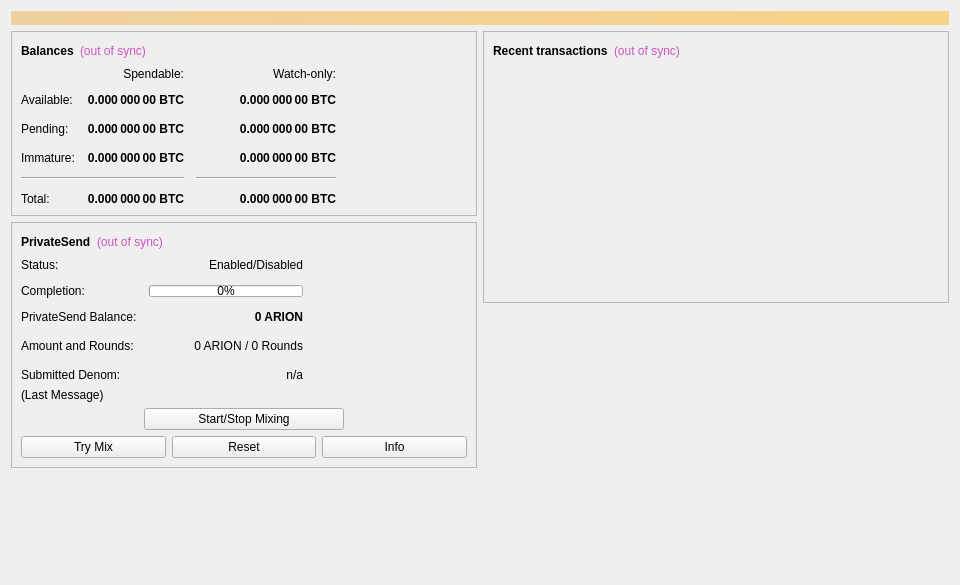
<?xml version="1.0" encoding="UTF-8"?>
<ui version="4.0">
 <class>OverviewPage</class>
 <widget class="QWidget" name="OverviewPage">
  <property name="geometry">
   <rect>
    <x>0</x>
    <y>0</y>
    <width>960</width>
    <height>585</height>
   </rect>
  </property>
  <property name="minimumSize">
   <size>
    <width>960</width>
    <height>0</height>
   </size>
  </property>
  <property name="windowTitle">
   <string>Form</string>
  </property>
  <layout class="QVBoxLayout" name="topLayout">
   <item>
    <widget class="QLabel" name="labelAlerts">
     <property name="visible">
      <bool>false</bool>
     </property>
     <property name="styleSheet">
      <string notr="true">QLabel { background-color: qlineargradient(x1: 0, y1: 0, x2: 1, y2: 0, stop:0 #F0D0A0, stop:1 #F8D488); color:#000000; }</string>
     </property>
     <property name="wordWrap">
      <bool>true</bool>
     </property>
     <property name="margin">
      <number>3</number>
     </property>
     <property name="textInteractionFlags">
      <set>Qt::TextSelectableByMouse</set>
     </property>
    </widget>
   </item>
   <item>
    <layout class="QHBoxLayout" name="horizontalLayout" stretch="1,1">
     <item>
      <layout class="QVBoxLayout" name="verticalLayout_2">
       <item>
        <widget class="QFrame" name="frame">
         <property name="frameShape">
          <enum>QFrame::StyledPanel</enum>
         </property>
         <property name="frameShadow">
          <enum>QFrame::Raised</enum>
         </property>
         <layout class="QVBoxLayout" name="verticalLayout_4">
          <item>
           <layout class="QHBoxLayout" name="horizontalLayout_4">
            <item>
             <widget class="QLabel" name="label_5">
              <property name="font">
               <font>
                <weight>75</weight>
                <bold>true</bold>
               </font>
              </property>
              <property name="text">
               <string>Balances</string>
              </property>
             </widget>
            </item>
            <item>
             <widget class="QLabel" name="labelWalletStatus">
              <property name="toolTip">
               <string>The displayed information may be out of date. Your wallet automatically synchronizes with the Arion network after a connection is established, but this process has not completed yet.</string>
              </property>
              <property name="styleSheet">
               <string notr="true">QLabel { color: #ce53c2; }</string>
              </property>
              <property name="text">
               <string notr="true">(out of sync)</string>
              </property>
              <property name="alignment">
               <set>Qt::AlignLeading|Qt::AlignLeft|Qt::AlignVCenter</set>
              </property>
             </widget>
            </item>
            <item>
             <spacer name="horizontalSpacer_3">
              <property name="orientation">
               <enum>Qt::Horizontal</enum>
              </property>
              <property name="sizeHint" stdset="0">
               <size>
                <width>40</width>
                <height>20</height>
               </size>
              </property>
             </spacer>
            </item>
           </layout>
          </item>
          <item>
           <layout class="QGridLayout" name="gridLayout">
            <property name="spacing">
             <number>12</number>
            </property>
            <item row="2" column="2">
             <widget class="QLabel" name="labelWatchPending">
              <property name="font">
               <font>
                <weight>75</weight>
                <bold>true</bold>
               </font>
              </property>
              <property name="cursor">
               <cursorShape>IBeamCursor</cursorShape>
              </property>
              <property name="toolTip">
               <string>Unconfirmed transactions to watch-only addresses</string>
              </property>
              <property name="text">
               <string notr="true">0.000 000 00 BTC</string>
              </property>
              <property name="alignment">
               <set>Qt::AlignRight|Qt::AlignTrailing|Qt::AlignVCenter</set>
              </property>
              <property name="textInteractionFlags">
               <set>Qt::LinksAccessibleByMouse|Qt::TextSelectableByKeyboard|Qt::TextSelectableByMouse</set>
              </property>
             </widget>
            </item>
            <item row="2" column="1">
             <widget class="QLabel" name="labelUnconfirmed">
              <property name="font">
               <font>
                <weight>75</weight>
                <bold>true</bold>
               </font>
              </property>
              <property name="cursor">
               <cursorShape>IBeamCursor</cursorShape>
              </property>
              <property name="toolTip">
               <string>Total of transactions that have yet to be confirmed, and do not yet count toward the spendable balance</string>
              </property>
              <property name="text">
               <string notr="true">0.000 000 00 BTC</string>
              </property>
              <property name="alignment">
               <set>Qt::AlignRight|Qt::AlignTrailing|Qt::AlignVCenter</set>
              </property>
              <property name="textInteractionFlags">
               <set>Qt::LinksAccessibleByMouse|Qt::TextSelectableByKeyboard|Qt::TextSelectableByMouse</set>
              </property>
             </widget>
            </item>
            <item row="3" column="2">
             <widget class="QLabel" name="labelWatchImmature">
              <property name="font">
               <font>
                <weight>75</weight>
                <bold>true</bold>
               </font>
              </property>
              <property name="cursor">
               <cursorShape>IBeamCursor</cursorShape>
              </property>
              <property name="toolTip">
               <string>Mined balance in watch-only addresses that has not yet matured</string>
              </property>
              <property name="text">
               <string notr="true">0.000 000 00 BTC</string>
              </property>
              <property name="alignment">
               <set>Qt::AlignRight|Qt::AlignTrailing|Qt::AlignVCenter</set>
              </property>
              <property name="textInteractionFlags">
               <set>Qt::LinksAccessibleByMouse|Qt::TextSelectableByKeyboard|Qt::TextSelectableByMouse</set>
              </property>
             </widget>
            </item>
            <item row="4" column="0" colspan="2">
             <widget class="Line" name="lineSpendableBalance">
              <property name="orientation">
               <enum>Qt::Horizontal</enum>
              </property>
             </widget>
            </item>
            <item row="4" column="2">
             <widget class="Line" name="lineWatchBalance">
              <property name="sizePolicy">
               <sizepolicy hsizetype="Preferred" vsizetype="Fixed">
                <horstretch>0</horstretch>
                <verstretch>0</verstretch>
               </sizepolicy>
              </property>
              <property name="minimumSize">
               <size>
                <width>140</width>
                <height>0</height>
               </size>
              </property>
              <property name="orientation">
               <enum>Qt::Horizontal</enum>
              </property>
             </widget>
            </item>
            <item row="5" column="0">
             <widget class="QLabel" name="labelTotalText">
              <property name="text">
               <string>Total:</string>
              </property>
             </widget>
            </item>
            <item row="3" column="1">
             <widget class="QLabel" name="labelImmature">
              <property name="font">
               <font>
                <weight>75</weight>
                <bold>true</bold>
               </font>
              </property>
              <property name="cursor">
               <cursorShape>IBeamCursor</cursorShape>
              </property>
              <property name="toolTip">
               <string>Mined balance that has not yet matured</string>
              </property>
              <property name="text">
               <string notr="true">0.000 000 00 BTC</string>
              </property>
              <property name="alignment">
               <set>Qt::AlignRight|Qt::AlignTrailing|Qt::AlignVCenter</set>
              </property>
              <property name="textInteractionFlags">
               <set>Qt::LinksAccessibleByMouse|Qt::TextSelectableByKeyboard|Qt::TextSelectableByMouse</set>
              </property>
             </widget>
            </item>
            <item row="2" column="3">
             <spacer name="horizontalSpacer_2">
              <property name="orientation">
               <enum>Qt::Horizontal</enum>
              </property>
              <property name="sizeHint" stdset="0">
               <size>
                <width>40</width>
                <height>20</height>
               </size>
              </property>
             </spacer>
            </item>
            <item row="3" column="0">
             <widget class="QLabel" name="labelImmatureText">
              <property name="text">
               <string>Immature:</string>
              </property>
             </widget>
            </item>
            <item row="5" column="1">
             <widget class="QLabel" name="labelTotal">
              <property name="font">
               <font>
                <weight>75</weight>
                <bold>true</bold>
               </font>
              </property>
              <property name="cursor">
               <cursorShape>IBeamCursor</cursorShape>
              </property>
              <property name="toolTip">
               <string>Your current total balance</string>
              </property>
              <property name="text">
               <string notr="true">0.000 000 00 BTC</string>
              </property>
              <property name="alignment">
               <set>Qt::AlignRight|Qt::AlignTrailing|Qt::AlignVCenter</set>
              </property>
              <property name="textInteractionFlags">
               <set>Qt::LinksAccessibleByMouse|Qt::TextSelectableByKeyboard|Qt::TextSelectableByMouse</set>
              </property>
             </widget>
            </item>
            <item row="5" column="2">
             <widget class="QLabel" name="labelWatchTotal">
              <property name="font">
               <font>
                <weight>75</weight>
                <bold>true</bold>
               </font>
              </property>
              <property name="cursor">
               <cursorShape>IBeamCursor</cursorShape>
              </property>
              <property name="toolTip">
               <string>Current total balance in watch-only addresses</string>
              </property>
              <property name="text">
               <string notr="true">0.000 000 00 BTC</string>
              </property>
              <property name="alignment">
               <set>Qt::AlignRight|Qt::AlignTrailing|Qt::AlignVCenter</set>
              </property>
              <property name="textInteractionFlags">
               <set>Qt::LinksAccessibleByMouse|Qt::TextSelectableByKeyboard|Qt::TextSelectableByMouse</set>
              </property>
             </widget>
            </item>
            <item row="0" column="2">
             <widget class="QLabel" name="labelWatchonly">
              <property name="text">
               <string>Watch-only:</string>
              </property>
              <property name="alignment">
               <set>Qt::AlignRight|Qt::AlignTrailing|Qt::AlignVCenter</set>
              </property>
             </widget>
            </item>
            <item row="1" column="0">
             <widget class="QLabel" name="labelBalanceText">
              <property name="text">
               <string>Available:</string>
              </property>
             </widget>
            </item>
            <item row="1" column="1">
             <widget class="QLabel" name="labelBalance">
              <property name="font">
               <font>
                <weight>75</weight>
                <bold>true</bold>
               </font>
              </property>
              <property name="cursor">
               <cursorShape>IBeamCursor</cursorShape>
              </property>
              <property name="toolTip">
               <string>Your current spendable balance</string>
              </property>
              <property name="text">
               <string notr="true">0.000 000 00 BTC</string>
              </property>
              <property name="alignment">
               <set>Qt::AlignRight|Qt::AlignTrailing|Qt::AlignVCenter</set>
              </property>
              <property name="textInteractionFlags">
               <set>Qt::LinksAccessibleByMouse|Qt::TextSelectableByKeyboard|Qt::TextSelectableByMouse</set>
              </property>
             </widget>
            </item>
            <item row="1" column="2">
             <widget class="QLabel" name="labelWatchAvailable">
              <property name="font">
               <font>
                <weight>75</weight>
                <bold>true</bold>
               </font>
              </property>
              <property name="cursor">
               <cursorShape>IBeamCursor</cursorShape>
              </property>
              <property name="toolTip">
               <string>Your current balance in watch-only addresses</string>
              </property>
              <property name="text">
               <string notr="true">0.000 000 00 BTC</string>
              </property>
              <property name="alignment">
               <set>Qt::AlignRight|Qt::AlignTrailing|Qt::AlignVCenter</set>
              </property>
              <property name="textInteractionFlags">
               <set>Qt::LinksAccessibleByMouse|Qt::TextSelectableByKeyboard|Qt::TextSelectableByMouse</set>
              </property>
             </widget>
            </item>
            <item row="2" column="0">
             <widget class="QLabel" name="labelPendingText">
              <property name="text">
               <string>Pending:</string>
              </property>
             </widget>
            </item>
            <item row="0" column="1">
             <widget class="QLabel" name="labelSpendable">
              <property name="text">
               <string>Spendable:</string>
              </property>
              <property name="alignment">
               <set>Qt::AlignRight|Qt::AlignTrailing|Qt::AlignVCenter</set>
              </property>
             </widget>
            </item>
           </layout>
          </item>
         </layout>
        </widget>
       </item>
       <item>
        <widget class="QFrame" name="framePrivateSend">
         <property name="layoutDirection">
          <enum>Qt::LeftToRight</enum>
         </property>
         <property name="frameShape">
          <enum>QFrame::StyledPanel</enum>
         </property>
         <property name="frameShadow">
          <enum>QFrame::Raised</enum>
         </property>
         <layout class="QVBoxLayout" name="VerticalLayout_PS1">
          <item>
           <layout class="QHBoxLayout" name="horizontalLayout_5">
            <item>
             <widget class="QLabel" name="labelPrivateSendHeader">
              <property name="font">
               <font>
                <weight>75</weight>
                <bold>true</bold>
               </font>
              </property>
              <property name="text">
               <string>PrivateSend</string>
              </property>
             </widget>
            </item>
            <item>
             <widget class="QLabel" name="labelPrivateSendSyncStatus">
              <property name="toolTip">
               <string>The displayed information may be out of date. Your wallet automatically synchronizes with the Arion network after a connection is established, but this process has not completed yet.</string>
              </property>
              <property name="styleSheet">
               <string notr="true">QLabel { color: #ce53c2; }</string>
              </property>
              <property name="text">
               <string notr="true">(out of sync)</string>
              </property>
              <property name="alignment">
               <set>Qt::AlignLeading|Qt::AlignLeft|Qt::AlignVCenter</set>
              </property>
             </widget>
            </item>
            <item>
             <spacer name="horizontalSpacer_4">
              <property name="orientation">
               <enum>Qt::Horizontal</enum>
              </property>
              <property name="sizeHint" stdset="0">
               <size>
                <width>40</width>
                <height>20</height>
               </size>
              </property>
             </spacer>
            </item>
           </layout>
          </item>
          <item>
           <layout class="QGridLayout" name="gridLayout_2">
            <property name="spacing">
             <number>12</number>
            </property>
            <item row="2" column="0">
             <widget class="QLabel" name="labelCompletitionText">
              <property name="text">
               <string>Completion:</string>
              </property>
              <property name="alignment">
               <set>Qt::AlignLeading|Qt::AlignLeft|Qt::AlignVCenter</set>
              </property>
             </widget>
            </item>
            <item row="4" column="1">
             <widget class="QLabel" name="labelAmountRounds">
              <property name="text">
               <string>0 ARION / 0 Rounds</string>
              </property>
              <property name="alignment">
               <set>Qt::AlignRight|Qt::AlignTrailing|Qt::AlignVCenter</set>
              </property>
             </widget>
            </item>
            <item row="3" column="0">
             <widget class="QLabel" name="labelAnonymizedText">
              <property name="text">
               <string>PrivateSend Balance:</string>
              </property>
              <property name="alignment">
               <set>Qt::AlignLeading|Qt::AlignLeft|Qt::AlignVCenter</set>
              </property>
             </widget>
            </item>
            <item row="3" column="1">
             <widget class="QLabel" name="labelAnonymized">
              <property name="font">
               <font>
                <weight>75</weight>
                <bold>true</bold>
               </font>
              </property>
              <property name="text">
               <string notr="true">0 ARION</string>
              </property>
              <property name="alignment">
               <set>Qt::AlignRight|Qt::AlignTrailing|Qt::AlignVCenter</set>
              </property>
             </widget>
            </item>
            <item row="1" column="1">
             <widget class="QLabel" name="labelPrivateSendEnabled">
              <property name="text">
               <string>Enabled/Disabled</string>
              </property>
              <property name="alignment">
               <set>Qt::AlignRight|Qt::AlignTrailing|Qt::AlignVCenter</set>
              </property>
             </widget>
            </item>
            <item row="1" column="0">
             <widget class="QLabel" name="labelPrivateSendEnabledText">
              <property name="text">
               <string>Status:</string>
              </property>
              <property name="alignment">
               <set>Qt::AlignLeading|Qt::AlignLeft|Qt::AlignVCenter</set>
              </property>
             </widget>
            </item>
            <item row="4" column="2">
             <spacer name="horizontalSpacer_5">
              <property name="orientation">
               <enum>Qt::Horizontal</enum>
              </property>
              <property name="sizeHint" stdset="0">
               <size>
                <width>40</width>
                <height>20</height>
               </size>
              </property>
             </spacer>
            </item>
            <item row="4" column="0">
             <widget class="QLabel" name="labelAmountAndRoundsText">
              <property name="text">
               <string>Amount and Rounds:</string>
              </property>
              <property name="alignment">
               <set>Qt::AlignLeading|Qt::AlignLeft|Qt::AlignVCenter</set>
              </property>
             </widget>
            </item>
            <item row="5" column="1">
             <widget class="QLabel" name="labelSubmittedDenom">
              <property name="toolTip">
               <string>The denominations you submitted to the Masternode.&lt;br&gt;To mix, other users must submit the exact same denominations.</string>
              </property>
              <property name="text">
               <string>n/a</string>
              </property>
              <property name="alignment">
               <set>Qt::AlignRight|Qt::AlignTrailing|Qt::AlignVCenter</set>
              </property>
             </widget>
            </item>
            <item row="5" column="0">
             <widget class="QLabel" name="labelSubmittedDenomText">
              <property name="text">
               <string>Submitted Denom:</string>
              </property>
              <property name="alignment">
               <set>Qt::AlignLeading|Qt::AlignLeft|Qt::AlignVCenter</set>
              </property>
             </widget>
            </item>
            <item row="2" column="1">
             <widget class="QProgressBar" name="privateSendProgress">
              <property name="maximumSize">
               <size>
                <width>154</width>
                <height>12</height>
               </size>
              </property>
              <property name="value">
               <number>0</number>
              </property>
              <property name="alignment">
               <set>Qt::AlignRight|Qt::AlignTrailing|Qt::AlignVCenter</set>
              </property>
             </widget>
            </item>
           </layout>
          </item>
          <item>
           <layout class="QVBoxLayout" name="VerticalLayout_PS">
            <item>
             <widget class="QLabel" name="labelPrivateSendLastMessage">
              <property name="text">
               <string>(Last Message)</string>
              </property>
              <property name="alignment">
               <set>Qt::AlignLeading|Qt::AlignLeft|Qt::AlignTop</set>
              </property>
              <property name="wordWrap">
               <bool>true</bool>
              </property>
             </widget>
            </item>
            <item>
             <layout class="QHBoxLayout" name="horizontalLayout_7">
              <item>
               <widget class="QPushButton" name="togglePrivateSend">
                <property name="sizePolicy">
                 <sizepolicy hsizetype="Fixed" vsizetype="Fixed">
                  <horstretch>0</horstretch>
                  <verstretch>0</verstretch>
                 </sizepolicy>
                </property>
                <property name="maximumSize">
                 <size>
                  <width>200</width>
                  <height>16777215</height>
                 </size>
                </property>
                <property name="text">
                 <string>Start/Stop Mixing</string>
                </property>
               </widget>
              </item>
             </layout>
            </item>
            <item>
             <layout class="QHBoxLayout" name="horizontalLayout_debugbuttons">
              <item>
               <widget class="QPushButton" name="privateSendAuto">
                <property name="sizePolicy">
                 <sizepolicy hsizetype="MinimumExpanding" vsizetype="Fixed">
                  <horstretch>0</horstretch>
                  <verstretch>0</verstretch>
                 </sizepolicy>
                </property>
                <property name="toolTip">
                 <string>Try to manually submit a PrivateSend request.</string>
                </property>
                <property name="text">
                 <string>Try Mix</string>
                </property>
               </widget>
              </item>
              <item>
               <widget class="QPushButton" name="privateSendReset">
                <property name="sizePolicy">
                 <sizepolicy hsizetype="MinimumExpanding" vsizetype="Fixed">
                  <horstretch>0</horstretch>
                  <verstretch>0</verstretch>
                 </sizepolicy>
                </property>
                <property name="toolTip">
                 <string>Reset the current status of PrivateSend (can interrupt PrivateSend if it's in the process of Mixing, which can cost you money!)</string>
                </property>
                <property name="autoFillBackground">
                 <bool>false</bool>
                </property>
                <property name="text">
                 <string>Reset</string>
                </property>
               </widget>
              </item>
              <item>
               <widget class="QPushButton" name="privateSendInfo">
                <property name="sizePolicy">
                 <sizepolicy hsizetype="MinimumExpanding" vsizetype="Fixed">
                  <horstretch>0</horstretch>
                  <verstretch>0</verstretch>
                 </sizepolicy>
                </property>
                <property name="toolTip">
                 <string>Information about PrivateSend and Mixing</string>
                </property>
                <property name="text">
                 <string>Info</string>
                </property>
               </widget>
              </item>
             </layout>
            </item>
           </layout>
          </item>
         </layout>
        </widget>
       </item>
       <item>
        <spacer name="verticalSpacer">
         <property name="orientation">
          <enum>Qt::Vertical</enum>
         </property>
         <property name="sizeHint" stdset="0">
          <size>
           <width>20</width>
           <height>40</height>
          </size>
         </property>
        </spacer>
       </item>
      </layout>
     </item>
     <item>
      <layout class="QVBoxLayout" name="verticalLayout_3">
       <item>
        <widget class="QFrame" name="frame_2">
         <property name="frameShape">
          <enum>QFrame::StyledPanel</enum>
         </property>
         <property name="frameShadow">
          <enum>QFrame::Raised</enum>
         </property>
         <layout class="QVBoxLayout" name="verticalLayout">
          <item>
           <layout class="QHBoxLayout" name="horizontalLayout_2">
            <item>
             <widget class="QLabel" name="label_4">
              <property name="font">
               <font>
                <weight>75</weight>
                <bold>true</bold>
               </font>
              </property>
              <property name="text">
               <string>Recent transactions</string>
              </property>
             </widget>
            </item>
            <item>
             <widget class="QLabel" name="labelTransactionsStatus">
              <property name="toolTip">
               <string>The displayed information may be out of date. Your wallet automatically synchronizes with the Arion network after a connection is established, but this process has not completed yet.</string>
              </property>
              <property name="styleSheet">
               <string notr="true">QLabel { color: #ce53c2; }</string>
              </property>
              <property name="text">
               <string notr="true">(out of sync)</string>
              </property>
              <property name="alignment">
               <set>Qt::AlignLeading|Qt::AlignLeft|Qt::AlignVCenter</set>
              </property>
             </widget>
            </item>
            <item>
             <spacer name="horizontalSpacer">
              <property name="orientation">
               <enum>Qt::Horizontal</enum>
              </property>
              <property name="sizeHint" stdset="0">
               <size>
                <width>40</width>
                <height>20</height>
               </size>
              </property>
             </spacer>
            </item>
           </layout>
          </item>
          <item>
           <widget class="QListView" name="listTransactions">
            <property name="styleSheet">
             <string notr="true">QListView { background: transparent; }</string>
            </property>
            <property name="frameShape">
             <enum>QFrame::NoFrame</enum>
            </property>
            <property name="verticalScrollBarPolicy">
             <enum>Qt::ScrollBarAlwaysOff</enum>
            </property>
            <property name="horizontalScrollBarPolicy">
             <enum>Qt::ScrollBarAlwaysOff</enum>
            </property>
            <property name="selectionMode">
             <enum>QAbstractItemView::NoSelection</enum>
            </property>
           </widget>
          </item>
         </layout>
        </widget>
       </item>
       <item>
        <spacer name="verticalSpacer_2">
         <property name="orientation">
          <enum>Qt::Vertical</enum>
         </property>
         <property name="sizeHint" stdset="0">
          <size>
           <width>20</width>
           <height>40</height>
          </size>
         </property>
        </spacer>
       </item>
      </layout>
     </item>
    </layout>
   </item>
  </layout>
 </widget>
 <resources/>
 <connections/>
</ui>
